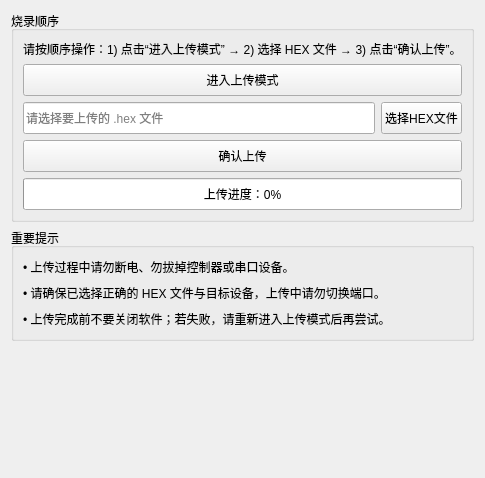
        <widget class="QWidget" name="tab_FirmwareBurn">
         <attribute name="title">
          <string>烧录程序</string>
         </attribute>
         <layout class="QVBoxLayout" name="verticalLayout_9">
          <item>
           <widget class="QGroupBox" name="grp_FirmwareOTA">
            <property name="sizePolicy">
             <sizepolicy hsizetype="Preferred" vsizetype="Preferred">
              <horstretch>0</horstretch>
              <verstretch>20</verstretch>
             </sizepolicy>
            </property>
            <property name="title">
             <string>烧录顺序</string>
            </property>
            <layout class="QVBoxLayout" name="verticalLayout_8">
             <item>
              <widget class="QLabel" name="label_7">
               <property name="sizePolicy">
                <sizepolicy hsizetype="Preferred" vsizetype="Preferred">
                 <horstretch>0</horstretch>
                 <verstretch>20</verstretch>
                </sizepolicy>
               </property>
               <property name="text">
                <string>请按顺序操作：1) 点击“进入上传模式” → 2) 选择 HEX 文件 → 3) 点击“确认上传”。</string>
               </property>
              </widget>
             </item>
             <item>
              <widget class="QPushButton" name="btn_EnterUploadMode">
               <property name="sizePolicy">
                <sizepolicy hsizetype="Minimum" vsizetype="Fixed">
                 <horstretch>0</horstretch>
                 <verstretch>0</verstretch>
                </sizepolicy>
               </property>
               <property name="minimumSize">
                <size>
                 <width>0</width>
                 <height>32</height>
                </size>
               </property>
               <property name="text">
                <string>进入上传模式</string>
               </property>
              </widget>
             </item>
             <item>
              <layout class="QHBoxLayout" name="horizontalLayout_7">
               <item>
                <widget class="QLineEdit" name="lineEdit_HexFilePath">
                 <property name="minimumSize">
                  <size>
                   <width>0</width>
                   <height>32</height>
                  </size>
                 </property>
                 <property name="readOnly">
                  <bool>true</bool>
                 </property>
                 <property name="placeholderText">
                  <string>请选择要上传的 .hex 文件</string>
                 </property>
                 <property name="cursorMoveStyle">
                  <enum>Qt::CursorMoveStyle::LogicalMoveStyle</enum>
                 </property>
                </widget>
               </item>
               <item>
                <widget class="QPushButton" name="btn_SelectHexFile">
                 <property name="minimumSize">
                  <size>
                   <width>0</width>
                   <height>32</height>
                  </size>
                 </property>
                 <property name="text">
                  <string>选择HEX文件</string>
                 </property>
                </widget>
               </item>
              </layout>
             </item>
             <item>
              <widget class="QPushButton" name="btn_ConfirmUpload">
               <property name="minimumSize">
                <size>
                 <width>0</width>
                 <height>32</height>
                </size>
               </property>
               <property name="text">
                <string>确认上传</string>
               </property>
              </widget>
             </item>
             <item>
              <widget class="QProgressBar" name="progressBar_FirmwareUpload">
               <property name="minimumSize">
                <size>
                 <width>0</width>
                 <height>32</height>
                </size>
               </property>
               <property name="minimum">
                <number>0</number>
               </property>
               <property name="maximum">
                <number>100</number>
               </property>
               <property name="value">
                <number>0</number>
               </property>
               <property name="format">
                <string>上传进度：%p%</string>
               </property>
              </widget>
             </item>
            </layout>
           </widget>
          </item>
          <item>
           <widget class="QGroupBox" name="groupBox_2">
            <property name="sizePolicy">
             <sizepolicy hsizetype="Preferred" vsizetype="Preferred">
              <horstretch>0</horstretch>
              <verstretch>200</verstretch>
             </sizepolicy>
            </property>
            <property name="title">
             <string>重要提示</string>
            </property>
            <layout class="QFormLayout" name="formLayout_3">
             <item row="0" column="0">
              <widget class="QLabel" name="label_8">
               <property name="minimumSize">
                <size>
                 <width>0</width>
                 <height>20</height>
                </size>
               </property>
               <property name="text">
                <string>• 上传过程中请勿断电、勿拔掉控制器或串口设备。</string>
               </property>
              </widget>
             </item>
             <item row="1" column="0">
              <widget class="QLabel" name="label_9">
               <property name="minimumSize">
                <size>
                 <width>0</width>
                 <height>20</height>
                </size>
               </property>
               <property name="text">
                <string>• 请确保已选择正确的 HEX 文件与目标设备，上传中请勿切换端口。</string>
               </property>
              </widget>
             </item>
             <item row="2" column="0">
              <widget class="QLabel" name="label_10">
               <property name="minimumSize">
                <size>
                 <width>0</width>
                 <height>20</height>
                </size>
               </property>
               <property name="text">
                <string>• 上传完成前不要关闭软件；若失败，请重新进入上传模式后再尝试。</string>
               </property>
              </widget>
             </item>
            </layout>
           </widget>
          </item>
          <item>
           <spacer name="verticalSpacer_4">
            <property name="orientation">
             <enum>Qt::Orientation::Vertical</enum>
            </property>
            <property name="sizeHint" stdset="0">
             <size>
              <width>370</width>
              <height>126</height>
             </size>
            </property>
           </spacer>
          </item>
         </layout>
        </widget>
